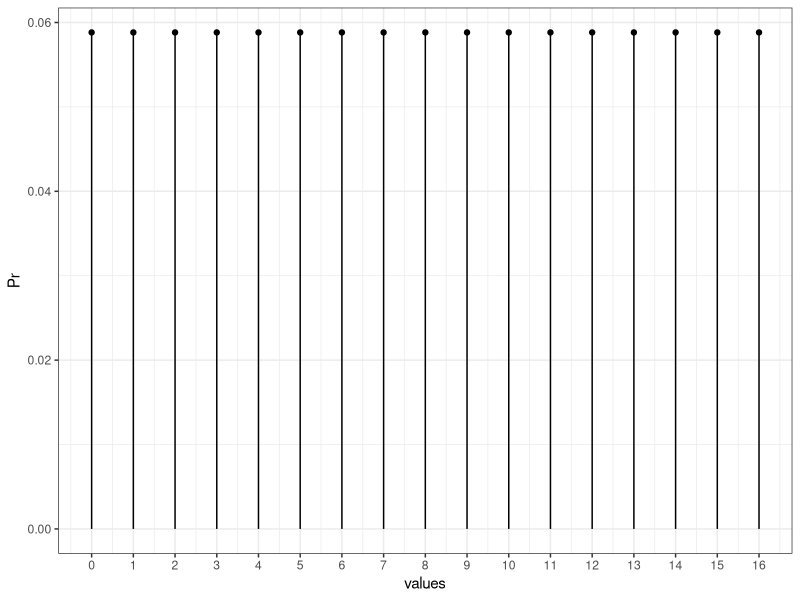
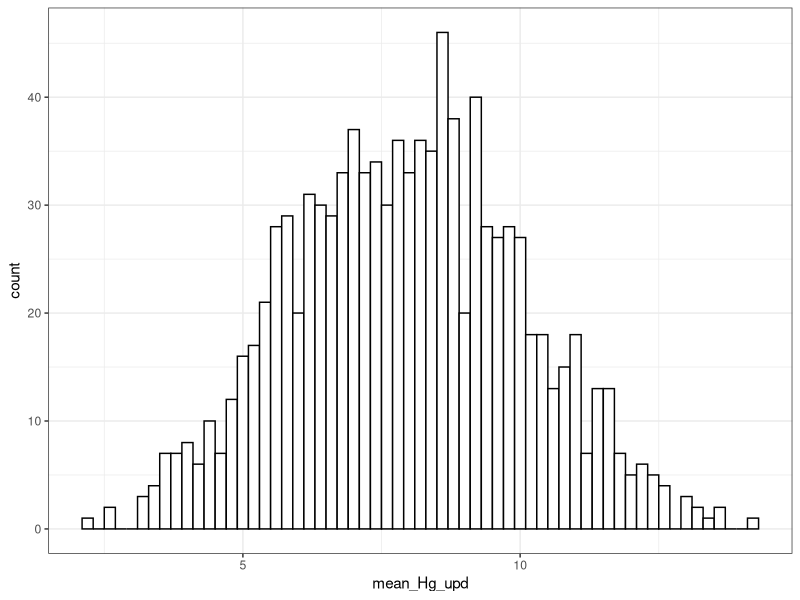

Source code (R) for these figures, in order:
## ---- chunk 1
knitr::opts_chunk$set(echo = TRUE)

library(tidyverse)

## ---- chunk 2

values <- 0:16 # Значения, которые может принимать прирост (случайная величина)
max_val <- max(values) # Максимальное значение случайной величины
Pr <- 1/length(values)  # Распределение в генеральной совокупности

df <- data.frame(values, Pr)

ggplot(df, aes(x=values, y=Pr)) +
  geom_point() + 
  geom_segment( aes(x=values, xend=values, y=0, yend=Pr)) +
  scale_x_continuous(breaks = values) +
  theme_bw()

## ---- chunk 3

true_mean <- sum(values*Pr) # Истинное среднее (математическое ожидание)

print(true_mean)

variance <- sum((values-true_mean)^2*Pr) # Дисперсия

print(variance)

standard_deviation <- sqrt(variance)

print(standard_deviation)

## ---- chunk 4

n_patients <- 5 # Количество добровольцев 

my_group_Hg_upd <- round(runif(n_patients, 0, max_val), 1) # Результаты добровольцев

print(my_group_Hg_upd)

sample_mean <- mean(my_group_Hg_upd)

print(sample_mean)

## ---- chunk 5

n_patients <- 5 # Количество добровольцев 

n_repeats <- 1000 # Количество повторений эксперимента

df_all_repeats <- data.frame(
  n_exp = rep(1:n_repeats, each = n_patients),
  ID =  rep(1:n_patients, n_repeats),
  Hg_upd = round(runif(n_repeats*n_patients, 0, max_val), 1)
)

## ---- chunk 6

df_sample_mean <- df_all_repeats %>% 
  group_by(n_exp) %>% 
  dplyr::summarise(mean_Hg_upd = mean(Hg_upd)) %>% 
  ungroup()

ggplot(df_sample_mean, aes(x = mean_Hg_upd)) +
  geom_histogram(color = 'black', fill = 'white', binwidth = 0.2) +
  theme_bw()

print("asd")
## ---- chunk 7

error <- sqrt( mean((df_sample_mean$mean_Hg_upd-true_mean)^2) )
print(error)

